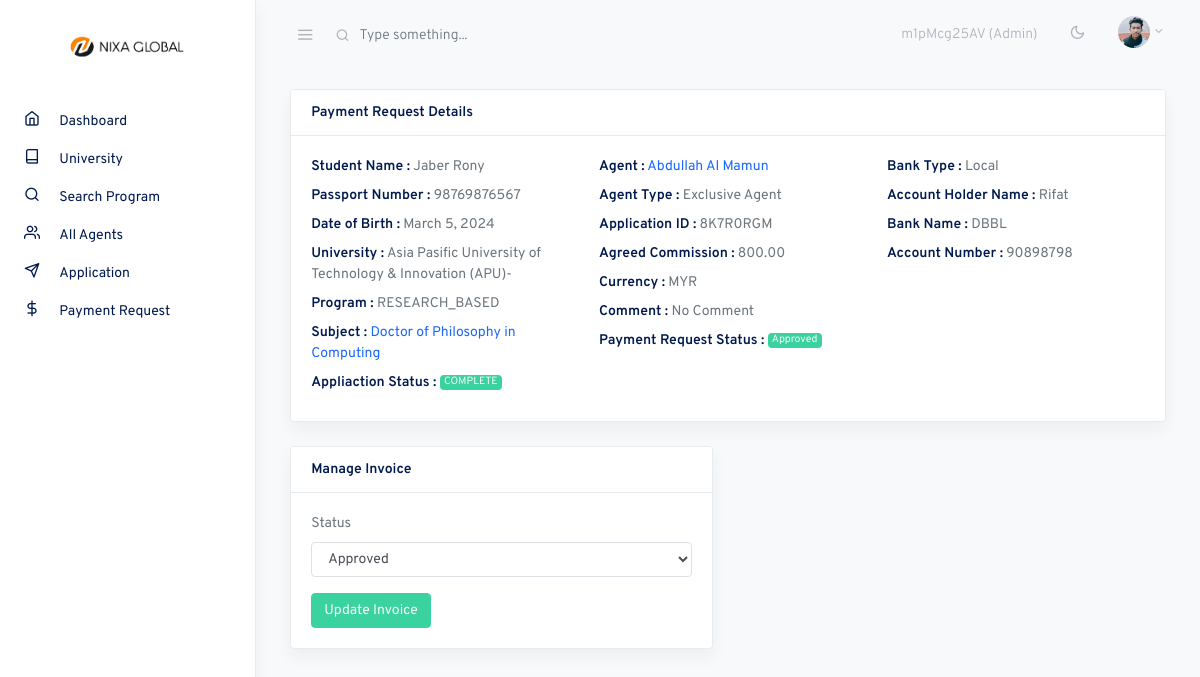
The app's page /admin-manage-requests/11 (signed in) with its own data.
### account/models.py (models this page shows, shortened)
class CustomUser(AbstractUser):
    user_type = models.CharField(max_length=20, choices=UserType.choices, default=UserType.AGENT)
    account_type = models.CharField(max_length=20, choices=AccountType.choices, default=AccountType.INDIVIDUAL)
    email = models.EmailField(unique=True)
    phone_number = models.CharField(max_length=20)
    address = models.CharField(max_length=200)
    country = models.CharField(max_length=100)
    city = models.CharField(max_length=100)
    post_code = models.CharField(max_length=20)
    referral_code = models.CharField(max_length=20, unique=True, blank=True, null=True)
    referred_by = models.ForeignKey('self', on_delete=models.SET_NULL, null=True, blank=True)
    is_verified = models.BooleanField(default=False)
    email_verification_token = models.CharField(max_length=100, blank=True, null=True)
    email_verification_sent_at = models.DateTimeField(null=True, blank=True)
    identification_document = models.ForeignKey('IdentificationDocument', on_delete=models.SET_NULL, null=True, blank=True)
    avatar = models.ImageField(upload_to='avatars/', blank=True)
    company_name = models.CharField(max_length=200, null=True, blank=True)
    profession = models.CharField(max_length=100, null=True, blank=True)
    @property
    def is_admin(self):
        return self.user_type == UserType.ADMIN
    class Meta:
        verbose_name = "User"
        verbose_name_plural = "     Users"

### core/models.py (models this page shows, shortened)
class PaymentRequest(models.Model):
    STATUS_CHOICES = (
        ('Claimed', 'Claimed'),
        ('Approved', 'Approved'),
        ('Reject', 'Reject'),
        ('Paid', 'Paid'),
    )
    BANK_TYPE_CHOICES = (
        ('Local', 'Local'),
        ('Foreign', 'Foreign'),
    )
    user = models.ForeignKey(User, on_delete=models.CASCADE)
    applicant = models.ForeignKey(Applicant, on_delete=models.CASCADE)
    agreed_commission = models.DecimalField(max_digits=10, decimal_places=2)
    currency = models.CharField(max_length=50)
    comment = models.TextField()
    bank_type = models.CharField(max_length=10, choices=BANK_TYPE_CHOICES, default='Local')
    account_holder_name = models.CharField(max_length=100)
    bank_name = models.CharField(max_length=100)
    account_number = models.CharField(max_length=50)
    country_name = models.CharField(max_length=100, null=True, blank=True)
    payee_address = models.TextField(null=True, blank=True)
    bank_address = models.TextField(null=True, blank=True)
    swift_code = models.CharField(max_length=50, null=True, blank=True)
    ifsc_code = models.CharField(max_length=50, blank=True, null=True)
    status = models.CharField(max_length=10, choices=STATUS_CHOICES, default='Claimed')
    created_at = models.DateTimeField(auto_now_add=True)
    updated_at = models.DateTimeField(auto_now=True)
    class Meta:
        verbose_name = "PaymentRequest"
        verbose_name_plural = "   PaymentRequest"

class Applicant(models.Model):
    user = models.ForeignKey(User, on_delete=models.CASCADE)
    first_name = models.CharField(max_length=50)
    last_name = models.CharField(max_length=50)
    passport_number = models.CharField(max_length=20)
    dob = models.DateField()
    subject = models.ForeignKey(Subject, on_delete=models.SET_NULL, null=True)
    application_id = models.CharField(max_length=10, unique=True)
    STATUS_CHOICES = [
        ('PENDING', 'Pending'),
        ('PROCESSING', 'Processing'),
        ('COMPLETE', 'Complete'),
        ('REJECT', 'Reject'),
    ]
    status = models.CharField(max_length=10, choices=STATUS_CHOICES, default='PENDING')
    isPaymentClaim = models.BooleanField(default=False)
    class Meta:
        verbose_name = "Applicant"
        verbose_name_plural = "      Applicant"
    def __str__(self):
        return f"{self.first_name} {self.last_name}"

class Subject(models.Model):
    PROGRAM_CHOICES = [
        ('FOUNDATION', 'Foundation'),
        ('DIPLOMA', 'Diploma'),
        ('BACHELOR', 'Bachelor'),
        ('MASTER', 'Master'),
        ('PHD', 'PhD'),
        ("RESEARCH_BASED", 'Research Based')
    ]
    name = models.CharField(max_length=255)
    program_type = models.CharField(max_length=50, choices=PROGRAM_CHOICES)
    university = models.ForeignKey(University, on_delete=models.CASCADE)
    pdf = models.FileField(upload_to='subject_pdfs/', validators=[FileExtensionValidator(['pdf'])], blank=True, null=True)
    class Meta:
        verbose_name = "Subject"
        verbose_name_plural = "  Subject"

class University(models.Model):
    name = models.CharField(max_length=255)
    class Meta:
        verbose_name = "University"
        verbose_name_plural = "      University"

### core/views.py (the view, shortened to what this page needs)
# urls.py: path('admin-manage-requests/<int:pk>', views.admin_manage_requests, name="admin_manage_requests"),
@login_required
@admin_required
def admin_manage_requests(request, pk):
    payment_request = PaymentRequest.objects.get(id=pk)
    context = {
        'payment_request': payment_request
    }
    return render(request, 'portal/manage_requests.html',  context)

### templates/portal/manage_requests.html (shortened to what this page needs)
{% extends 'portal/assets/base.html' %}
{% block content %}
<div class="container-fluid">
  <div class="row justify-content-start">
    <div class="col-12 col-md-12">
      <div class="card shadow mb-4">
        <div class="card-header">
          <strong class="card-title">Payment Request Details</strong>
        </div>
          <div class="card-body">
            <div class="row">
              <div class="col-4">
                <div class="form-group mb-2">
                    <strong class="card-title">Student Name :</strong>
                    <span>{{payment_request.applicant}}</span>
                </div>
                <div class="form-group mb-2">
                    <strong class="card-title">Passport Number :</strong>
                    <span>{{payment_request.applicant.passport_number}}</span>
                </div>
                <div class="form-group mb-2">
                    <strong class="card-title">Date of Birth :</strong>
                    <span>{{payment_request.applicant.dob}}</span>
                </div>
                <div class="form-group mb-2">
                    <strong class="card-title">University :</strong>
                    <span>{{payment_request.applicant.subject.university.name}}</span>
                </div>
                <div class="form-group mb-2">
                  <strong class="card-title">Program :</strong>
                  <span>{{payment_request.applicant.subject.program_type}}</span>
              </div>
                <div class="form-group mb-2">
                    <strong class="card-title">Subject :</strong>
                    <span>
                      <a href="{% url 'core:program_details' payment_request.applicant.subject.id %}">
                        {{payment_request.applicant.subject.name}}
                      </a>
                    </span>
                </div>
                <div class="form-group mb-2">
                    <strong class="card-title">Appliaction Status :</strong>
                    <span class="badge badge-success text-light">{{payment_request.applicant.status}}</span>
                </div>
              </div>
              <div class="col-4">
                <div class="form-group mb-2">
                  <strong class="card-title">Agent :</strong>
                  <span>
                    <a href="{% url 'core:profile_manage' payment_request.user.id %}">
                      {{payment_request.user.first_name}} {{payment_request.user.last_name}}
                    </a>
                  </span>
                </div>
                <div class="form-group mb-2">
                    <strong class="card-title">Agent Type :</strong>
                    <span>{{payment_request.user.user_type}}</span>
                </div>
                <div class="form-group mb-2">
                    <strong class="card-title">Application ID :</strong>
                    <span>{{payment_request.applicant.application_id}}</span>
                </div>
                <div class="form-group mb-2">
                    <strong class="card-title">Agreed Commission :</strong>
                    <span>{{payment_request.agreed_commission}}</span>
                </div>
                <div class="form-group mb-2">
                    <strong class="card-title">Currency :</strong>
                    <span>{{payment_request.currency}}</span>
                </div>
                <div class="form-group mb-2">
                    <strong class="card-title">Comment :</strong>
                    <span>{{payment_request.comment}}</span>
                </div>
                <div class="form-group mb-2">
                  <strong class="card-title">Payment Request Status :</strong>
                  <span>
                      <span class="badge badge-success text-light">{{ payment_request.status }}</span>
                  </span>
              </div>
              </div>
              <div class="col-4">
                <div class="form-group mb-2">
                    <strong class="card-title">Bank Type :</strong>
                    <span>{{payment_request.bank_type}}</span>
                </div>
                <div class="form-group mb-2">
                    <strong class="card-title">Account Holder Name :</strong>
                    <span>{{payment_request.account_holder_name}}</span>
                </div>
                <div class="form-group mb-2">
                    <strong class="card-title">Bank Name :</strong>
                    <span>{{payment_request.bank_name}}</span>
                </div>
                <div class="form-group mb-2">
                    <strong class="card-title">Account Number :</strong>
                    <span>{{payment_request.account_number}}</span>
                </div>
              </div>
            </div>
          </div>
      </div>
    </div>
    <div class="col-12 col-md-6">
        <div class="card shadow mb-4">
          <div class="card-header">
            <strong class="card-title">Manage Invoice</strong>
          </div>
          <form action="{% url 'core:admin_manage_requests' payment_request.id %}" method="post">
            <div class="card-body">
              <div class="row">
                <div class="col-12">
                  <div class="form-group mb-3">
                    <label for="simpleinput">Status</label>
                    <select name="status" class="form-control" id="">
                      <option value="Approved" {% if payment_request.status == 'Approved' %} selected {% endif %}>Approved</option>
                    </select>
                  </div>
                  <button type="submit" class="btn btn-success text-light">Update Invoice</button>
                </div>
              </div>
            </div>
          </form>
        </div>
      </div>
  </div>
</div>
{% endblock %}

### templates/portal/assets/navbar.html (shortened to what this page needs)
{% load static %}
<nav class="topnav navbar navbar-light">
    <button type="button" class="navbar-toggler text-muted mt-2 p-0 mr-3 collapseSidebar">
      <i class="fe fe-menu navbar-toggler-icon"></i>
    </button>
    <form class="form-inline mr-auto searchform text-muted">
      <input class="form-control mr-sm-2 bg-transparent border-0 pl-4 text-muted" type="search" placeholder="Type something..." aria-label="Search">
    </form>
    <ul class="nav">
      <li class="nav-item nav-notif">
        <a class="nav-link text-muted my-2">
          {{request.user.referral_code}} ({{request.user.user_type}})
        </a>
      </li>
      <li class="nav-item">
        <a class="nav-link text-muted my-2" href="#" id="modeSwitcher" data-mode="light">
          <i class="fe fe-sun fe-16"></i>
        </a>
      </li>
      <li class="nav-item dropdown">
        <a class="nav-link dropdown-toggle text-muted pr-0" href="#" id="navbarDropdownMenuLink" role="button" data-toggle="dropdown" aria-haspopup="true" aria-expanded="false">
          <span class="avatar avatar-sm mt-2">
            {% if user.avatar %}
                <img src="{{ user.avatar.url }}" alt="..." class="avatar-img rounded-circle">
            {% else %}
                <img src="{% static 'assets/portal/./assets/avatars/face-1.jpg' %}" alt="..." class="avatar-img rounded-circle">
            {% endif %}
          </span>
        </a>
      </li>
    </ul>
  </nav>

### static/assets/portal/css/feather.css (style rules this page uses)
.fe { font-family: "feather" !important; speak: none; font-style: normal; font-weight: normal; font-variant: normal; text-transform: none; line-height: 1; -webkit-font-smoothing: antialiased; -moz-osx-font-smoothing: grayscale; }
.fe-16 { font-size: 16px; }
.fe-menu:before { content: ""; }
.fe-sun:before { content: ""; }

### records on screen
CustomUser: user.referral_code "m1pMcg25AV", user.user_type "Admin", avatar (picture)
PaymentRequest: applicant "Jaber Rony", applicant.passport_number "98769876567", applicant.dob "March 5, 2024", applicant.subject.university.name "Asia Pasific University of Technology & Innovation (APU)-", applicant.subject.program_type "RESEARCH_BASED", applicant.subject.name "Doctor of Philosophy in Computing", applicant.status "COMPLETE", user.first_name "Abdullah Al", user.last_name "Mamun", user.user_type "Exclusive Agent", applicant.application_id "8K7R0RGM", agreed_commission "800.00", currency "MYR", comment "No Comment", status "Approved", bank_type "Local", account_holder_name "Rifat", bank_name "DBBL", account_number "90898798"
